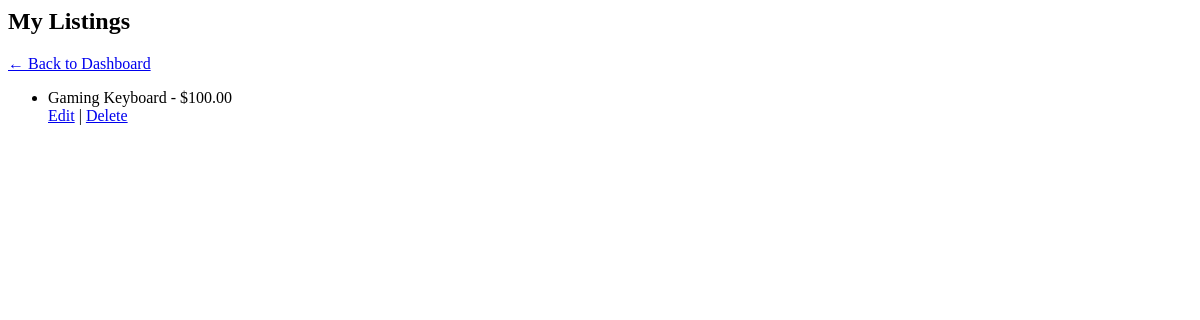
/my_listings/ (signed in), run on an earlier commit of the app's database.
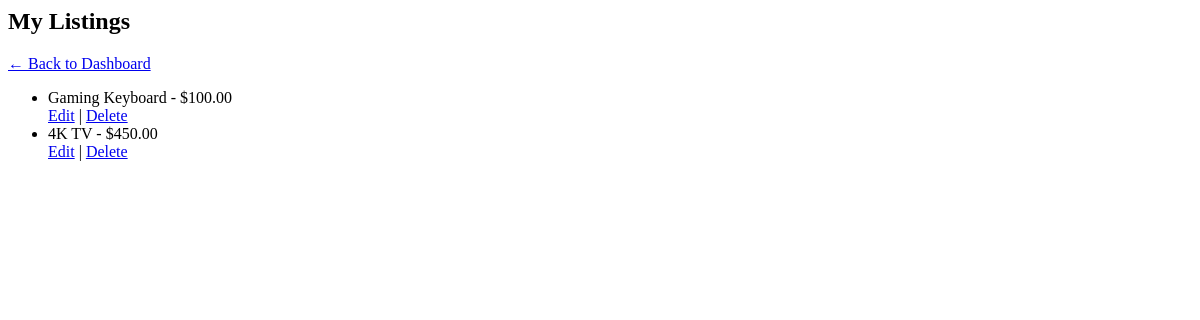
And on a later commit of the database.
### market_App/models.py (models this page shows, shortened)
class Listings(models.Model):
    user = models.ForeignKey(Student, on_delete=models.CASCADE, related_name="listings")
    name = models.CharField(max_length=50)
    description = models.TextField(blank=True)
    price = models.DecimalField(max_digits=5, decimal_places=2, null=True, blank=True)
    creation_Date = models.DateTimeField(auto_now_add=True)

### market_App/views.py (the view)
# urls.py: path('my_listings/', views.my_listings, name='my_listings'),
@login_required
def my_listings(request):
    student = request.user.student
    listings = Listings.objects.filter(user=student)
    return render(request, 'my_listings.html', {'listings': listings})

### market_App/templates/my_listings.html
<h2>My Listings</h2>
<a href="{% url 'dashboard' %}" class="btn btn-secondary mb-3">
    ← Back to Dashboard
</a>
{% if listings %}
    <ul>
        {% for listing in listings %}
            <li>
                {{ listing.name }} - ${{ listing.price }}
                <br>
                <a href="{% url 'edit_listing' listing.pk %}">Edit</a> |
                <a href="{% url 'delete_listing' listing.pk %}">Delete</a>
            </li>
        {% endfor %}
    </ul>
{% else %}
    <p>You havent created any listings yet.</p>
{% endif %}

What changed in the data, as far as the page shows it:
added Listings: name "4K TV", price "450.00"
